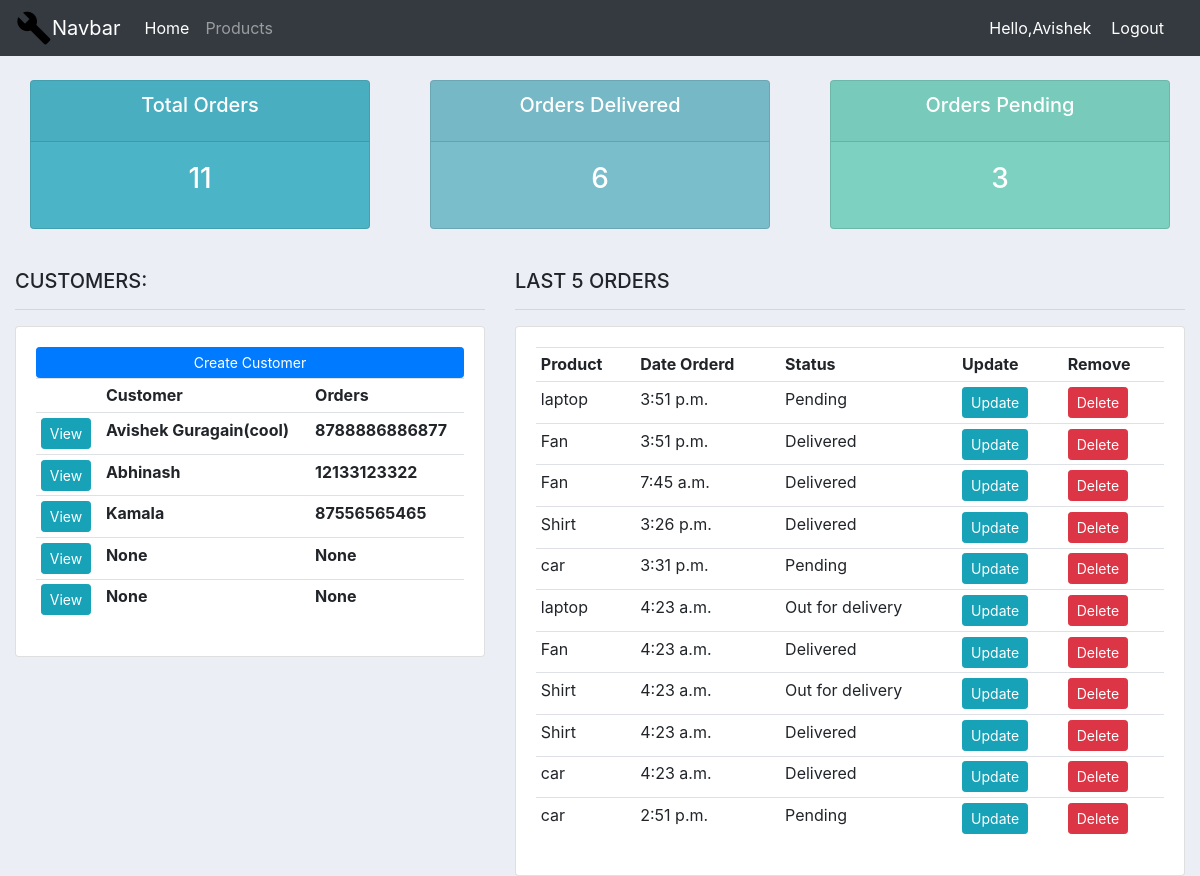
The app's page / (signed in), older data.
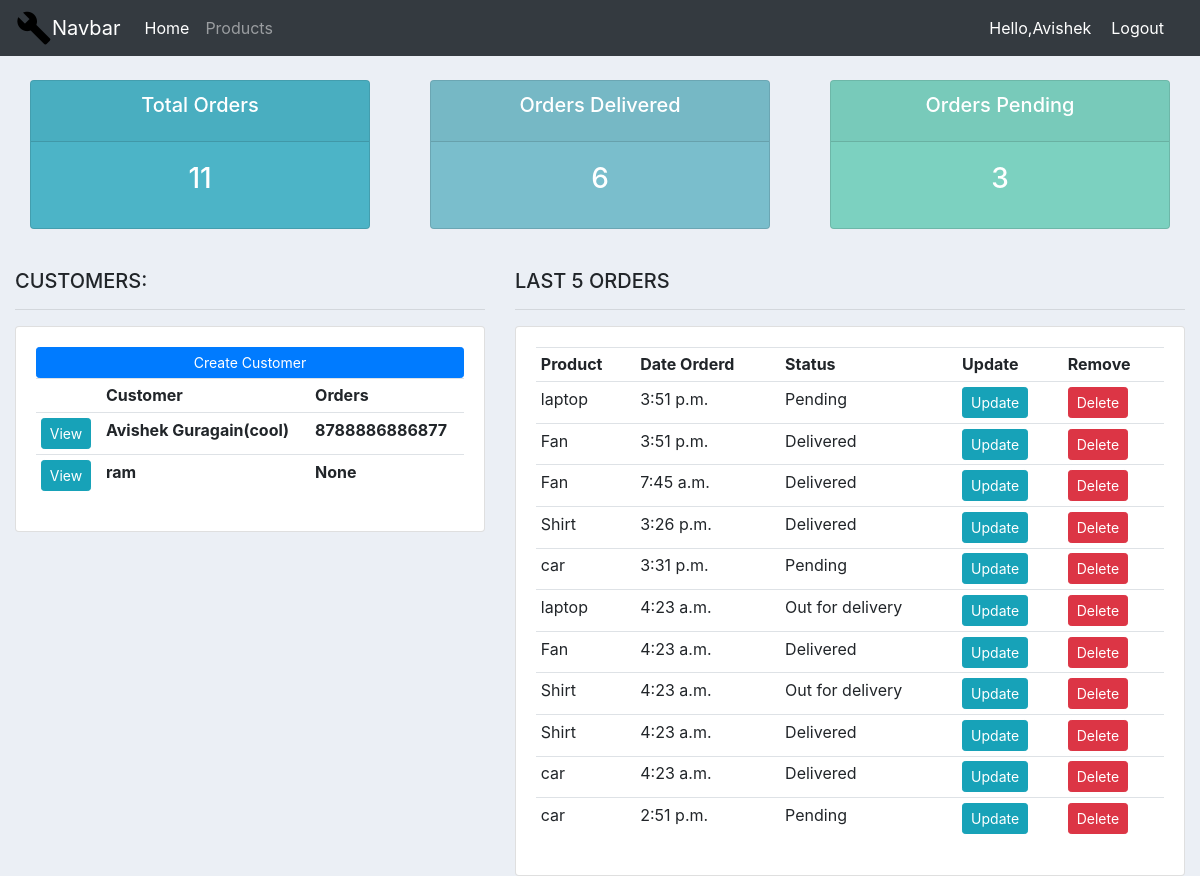
The same page, newer data.
### system/models.py (models this page shows, shortened)
class customer(models.Model):
    user=models.OneToOneField(User,null=True,on_delete=models.CASCADE)#user lai customer banau na yo gareko
    name=models.CharField(max_length=100,null=True)
    phone=models.CharField(max_length=100,null=True)
    email=models.CharField(max_length=100,null=True)
    profile_picture=models.ImageField(default="profile.png",null=True,blank=True)
    date_created=models.TimeField(auto_now_add=True,null=True)

class Order(models.Model):
    STATUS=(
        ('Pending','Pending'),
        ('Out for delivery','Out for delivery'),
        ('Delivered','Delivered'),
    )
    Customer=models.ForeignKey(customer,null=True,on_delete=models.SET_NULL)
    Products=models.ForeignKey(product,null=True,on_delete=models.SET_NULL)
    Status=models.CharField(max_length=100,null=True,choices=STATUS)
    date_created=models.TimeField(auto_now_add=True,null=True)
    note=models.CharField(max_length=1000,null=True)

class product(models.Model):
    CATEGORY=(
        ('Indoor','Indoor'),
        ('Outdoor','Outdoor'),
    )
    name=models.CharField(max_length=100,null=True)
    price=models.FloatField()
    category=models.CharField(max_length=100,null=True,choices=CATEGORY)
    description=models.CharField(max_length=200,null=True,blank=True)
    date_created=models.TimeField(auto_now_add=True,null=True)
    tags=models.ManyToManyField(Tag)
    def __str__(self):
        return self.name

### system/decorators.py (the view)
	def wrapper_function(request, *args, **kwargs):
		group = None
		if request.user.groups.exists():
			group = request.user.groups.all()[0].name
		if group == 'customer':
			return redirect('userpage')
		if group == 'admin':
			return view_func(request, *args, **kwargs)

### system/views.py (called while the page is built)
@login_required(login_url='login')
@admin_only
def home(request):
    order = Order.objects.all()
    Customers = customer.objects.all()
    total_customers = Customers.count()
    total_orders = order.count()
    deliverd = order.filter(Status='Delivered').count()
    pending = order.filter(Status='Pending').count()
    content = {'customers': Customers,
               'orders': order,
               'tot_cust': total_customers,
               'tot_orders': total_orders,
               'delivered': deliverd,
               'pending': pending
               }
    return render(request, 'system/Dashboard.html', content)

### system/templates/system/Dashboard.html
{% extends 'system/base.html' %}
{% block home_active %}active
{% endblock home_active %}
{% block body %}
{% include 'system/status.html' %}
<br>
<div class="row">
	<div class="col-md-5">
		<h5>CUSTOMERS:</h5>
		<hr>
		<div class="card card-body">
			<a class="btn btn-primary  btn-sm btn-block" href="">Create Customer</a>
			<table class="table table-sm">
				<tr>
					<th></th>
					<th>Customer</th>
					<th>Orders</th>
				</tr>
				{%for i in customers%}
				<tr>
					<th><a href="{% url 'customers' i.id%} " class="btn btn-sm btn-info">View</a></th>
					<th>{{i.name}}</th>
					<th>{{i.phone}}</th>
				</tr>
				{%endfor%}
			</table>
		</div>
	</div>
	<div class="col-md-7">
		<h5>LAST 5 ORDERS</h5>
		<hr>
		<div class="card card-body">
			<table class="table table-sm">
				<tr>
					<th>Product</th>
					<th>Date Orderd</th>
					<th>Status</th>
					<th>Update</th>
					<th>Remove</th>
				</tr>
				{% for order in orders %}
					<tr>
						<td>{{order.Products}}</td>
						<td>{{order.date_created}}</td>
						<td>{{order.Status}}</td>
						<td><a href="{%url 'update_order' order.id%}" class="btn btn-sm btn-info">Update</a></td>
						<td><a href="{%url 'delete_order' order.id%}" class="btn btn-sm btn-danger">Delete</a></td>
					</tr>
				{% endfor %}
			</table>
		</div>
	</div>
</div>
{% endblock body %}

### system/templates/system/base.html (shortened to what this page needs)
{% load static %}
<!DOCTYPE html>
<html lang="en">
<head>
  <link rel="stylesheet" href="https://stackpath.bootstrapcdn.com/bootstrap/4.5.2/css/bootstrap.min.css"
>
  <link rel='stylesheet' type='text/css' href='{% static '/css/main.css'%}'>
</head>
<body>
  <nav class="navbar navbar-expand-lg navbar-dark bg-dark">
<img src='{% static 'images/logo.png'%}'>
  <a class="navbar-brand" href="/">Navbar</a>
  <div class="collapse navbar-collapse" id="navbarSupportedContent">
    <ul class="navbar-nav mr-auto">
      <li class="nav-item {% block home_active %}
      {% endblock home_active %}">
        <a class="nav-link" href="/">Home </a>
      </li>
      {%if request.user.is_staff%}
      <li class="nav-item {% block product_active %}
      {% endblock product_active %}">
        <a class="nav-link" href="/products">Products </a>
      </li>
      {%else%}
       <li class="nav-item {% block settings_active %}
      {% endblock settings_active %}">
        <a class="nav-link" href="{%url 'settingpage'%}">Settings </a>
      </li>
    {% endif %}
  </div>
  <span class="hello">Hello,{{request.user}}</span>
  <span><a href="{%url 'logout'%}" class="hello">Logout</a></span>
</nav>
  <div class="container-fluid">
  {% block body %}{% endblock body %}
</div>
</body>
</html>

### system/templates/system/status.html
<br>
<div class="row">
	<div class="col">
		<div class="col-md">
			<div class="card text-center text-white  mb-3" id="total-orders">
			  	<div class="card-header">
			  		<h5 class="card-title">Total Orders</h5>
			  	</div>
			  	<div class="card-body">
			    	<h3 class="card-title">{{tot_orders}}</h3>
			  	</div>
			</div>
		</div>
	</div>
	<div class="col">
		<div class="col-md">
			<div class="card text-center text-white  mb-3" id="orders-delivered">
			  	<div class="card-header">
			  		<h5 class="card-title">Orders Delivered</h5>
			  	</div>
			  	<div class="card-body">
			    	<h3 class="card-title">{{delivered}}</h3>
			  	</div>
			</div>
		</div>
	</div>
	<div class="col">
		<div class="col-md">
			<div class="card text-center text-white  mb-3" id="orders-pending">
			  	<div class="card-header">
			  		<h5 class="card-title">Orders Pending</h5>
			  	</div>
			  	<div class="card-body">
			    	<h3 class="card-title">{{pending}}</h3>
			  	</div>
			</div>
		</div>
	</div>
</div>

### static/css/main.css (style rules this page uses)
body { background-color: #ebeff5; }
#total-orders { background-color: #4cb4c7; }
#orders-delivered { background-color: #7abecc; }
#orders-pending { background-color: #7CD1C0; }

### system/templates/system/base.html (style rules this page uses)
.hello { color: #fff; margin-right:20px; }

Row changes from the older to the newer data that the page shows:
removed customer: name "Abhinash", phone "12133123322"
removed customer: name "Kamala", phone "87556565465"
removed customer: name "None", phone "None"
removed customer: name "None", phone "None"
added customer: name "ram", phone "None"
